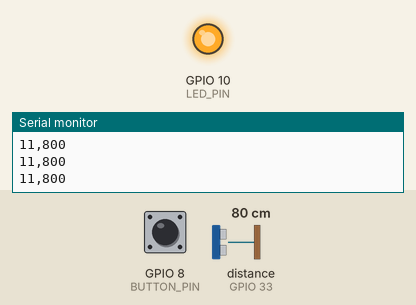
Recording of a program running on a simulated ESP32-C3. Parts: output pins drawn as LEDs (lit = HIGH), the last lines printed to the serial monitor. The test bench sets the inputs (shaded band); at power-on: GPIO 8 (BUTTON_PIN) LOW, distance to the obstacle (sensor on GPIO 33) 80 cm.

Above: at 6.4 s.
6.5 s: GPIO 8 (BUTTON_PIN) pulled HIGH for 1 s
At 7.6 s:
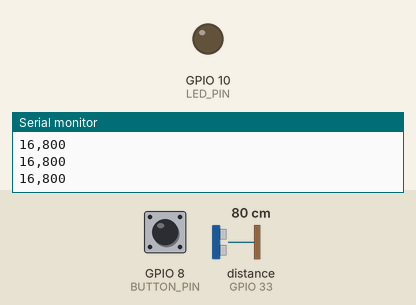
9.0 s: distance to the obstacle (sensor on GPIO 33) set to 53 cm
10.5 s: distance to the obstacle (sensor on GPIO 33) set to 46 cm
12.0 s: distance to the obstacle (sensor on GPIO 33) set to 17 cm
13.5 s: distance to the obstacle (sensor on GPIO 33) set to 14 cm
Timing chart, 0 to 16.0 s (numbered marks = the images above; inputs shaded):
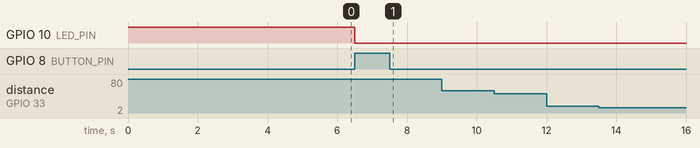

The program:

main.cpp
```cpp
// (licence header left out)
#define CLI_XIAO_ESP32C3
#if defined(CLI_XIAO_ESP32C3)

  //#define BUZZER_PIN D7 //Default 10. D9 is bad due to internal pulll-up. D6 is noisy at first buzzer.
  #define BUTTON_PIN 8
  //#define BUTTON_PIN_D9 D9
  #define LED_PIN 10 //Digital out Lowにしないと何故か1V程度ある
  /*
  //#define BUTTON_PIN_ D1
  #define LDO_PIN D1
  #define Vcc_MONITOR_PIN D3
  //#define DEEPSLEEP_WAKEUP_PIN D2
  #define PERIPHERAL_POWER_PIN D2
  #define ULTRASONIC_SIG_PIN D0
  #define SD1306_SDA D4
  #define SD1306_SCL D5
  //#define UART_PIN D6
  */


  //#define YOBI_PIN D9
  //static constexpr int LED_PIN = D6;
  //static constexpr int BUEER_PIN = D9;
  //static constexpr int BUTTON_PIN = D7;

  //#include <Wire.h>
  //#include "SSD1306Wire.h"
  //SSD1306Wire display(0x3c, SDA, SCL);


#endif


//#include <M5StickC.h>
//#define m5cp
//#define esp32s3
/*
#if defined (m5cp)
#include <M5StickCPlus.h>
#elif defined(esp32s3)
#include <Wire.h>
#endif
*/


/*#include <WiFi.h>
#include <WiFiClient.h>
#include <WiFiAP.h>
*/

/*
#include <AsyncTCP.h>
#include <ESPAsyncWebServer.h>
#include <HTTPClient.h>
#include <esp_wifi.h>
const char* ssid = "ESPAsyncWebServer";
const char* password = "";

//=====Web Server Setting=====
const char* PARAM_INPUT_1 = "output";
const char* PARAM_INPUT_2 = "state";
const char* PARAM_INPUT_3 = "rssi";
AsyncWebServer server(80);
String outputState(int output);

*/

//#include <VL53L0X.h>
#include "Ultrasonic.h"
#if defined(VL53L0X_h)
  VL53L0X sensor;
  TFT_eSprite img = TFT_eSprite(&M5.Lcd);
#elif defined(Ultrasonic_H)
  Ultrasonic ultrasonic(33);
#endif

//#include <Ticker.h>
//Ticker blinker;


#if defined(m5cp)
void LCD_state_init();
void LCD_state_stop();
void LCD_state_start();
void LCD_state_lap();
#endif

//void LED_ONOFF();
//void LED_ONOFF_Reverse(int LED_PIN);


String measureState= "init";
String measureStatePrev ="";
String vl53l0xStarterState= "init";
String vl53l0xStopperState= "init";
unsigned long elapsed_time_ms = 0;
float lap_time_ms = 0;
String rssi;

#if defined(m5cp)
int LED_PIN = 10;
int LED_PIN2 = 26;
#elif defined(CLI_XIAO_ESP32C3)
//int LED_PIN = 10;
#endif

boolean DEBUG_DISTANCE = true;
boolean HTTP_TIME_DEBUG = true;


String outputState(int output){
  if(digitalRead(output)){
    return "checked";
  }
  else {
    return "";
  }
}


//======vl53l0x========
int Duration;
uint16_t Distance;
unsigned long startMillis,stopMillis,millisPrevious=0;
boolean DEBUG_vl53l0x = 1;  //Serial Load is Heavy. If ON, sometimes unknown error happend. unknown character were printed.
#if defined(VL53L0X_h)
  int distanceThreshold = 1000; //mm
  int distanceThresholdLower = 200; //mm
  unsigned long millisPerRead = 20;
#elif defined(Ultrasonic_H)
  unsigned long millisPerRead = 10;
  int distanceThreshold = 1000; //mm
  int distanceThresholdLower = 5; //mm
#endif

portMUX_TYPE mutex = portMUX_INITIALIZER_UNLOCKED;

void setup(){
  #if defined(m5cp)
  M5.begin();

  M5.Lcd.setRotation(3);              // 画面の向きを変更（右横向き）Change screen orientation (left landscape orientation).
  M5.Axp.ScreenBreath(9);            // 液晶バックライト電圧設定 LCD backlight voltage setting.
  M5.Lcd.fillScreen(BLACK);           // 画面の塗りつぶし　Screen fill.
  LCD_state_init();
  #elif defined(CLI_XIAO_ESP32C3)


  #endif


  Serial.begin(115200);

  //WiFi感度劣化対策　https://twitter.com/uecken/likes
  //GPIO LOW出力で改善
  //pinMode(0,OUTPUT);
  //digitalWrite(0,LOW);


  //-----Digital Out for Debug-----
  pinMode(LED_PIN, OUTPUT);
  digitalWrite(LED_PIN, HIGH); //M5は初期値High、ESP32は初期値Low
  pinMode(BUTTON_PIN, INPUT); //XIAOはINPUT_PULLUP使えない?


#if defined(VL53L0X_h)
  //Init vl53l0x
  Wire.begin(0, 26, 100000);
  sensor.setTimeout(500);
  if (!sensor.init()) {
    img.setCursor(10, 10);
    img.print("Failed");
    img.pushSprite(0, 0);
    Serial.println("Failed to detect and initialize sensor!");
    while (1) {}
  }
  sensor.setMeasurementTimingBudget(20000); //50FPS.https://forum.pololu.com/t/high-speed-with-vl53l0x/16585/5
  sensor.startContinuous();
#endif
  startMillis = millis();
}


#if defined(m5cp)
void LCD_state_start(){
      M5.Lcd.setCursor(1, 65, 2);  //https://lang-ship.com/reference/unofficial/M5StickC/Tips/M5Display/
      M5.Lcd.setTextColor(WHITE, BLACK);
      M5.Lcd.printf("State: Start");
      M5.Lcd.setCursor(1, 85, 2);
      M5.Lcd.printf("RSSI:%s",rssi);
}

void LCD_state_lap(){
      //M5.Lcd.setCursor(1, 65, 2);  //https://lang-ship.com/reference/unofficial/M5StickC/Tips/M5Display/
      M5.Lcd.setTextColor(WHITE, BLACK);
      M5.Lcd.setCursor(1, 20, 2);
      M5.Lcd.printf("Lap-Time:%4.2f s  ",int(lap_time_ms)/1000.0);
      M5.Lcd.setCursor(1, 105, 2);
      M5.Lcd.printf("RSSI:%s (lapper)   ",rssi);
}


void LCD_state_init(){
  LCD_state_stop();
}

void LCD_state_stop(){
      M5.Lcd.setCursor(1, 1, 2);  //https://lang-ship.com/reference/unofficial/M5StickC/Tips/M5Display/
      M5.Lcd.setTextColor(WHITE, BLACK);
      M5.Lcd.printf("Stop-Time:%4.2f s  ",int(elapsed_time_ms)/1000.0);
      M5.Lcd.setCursor(1, 20, 2);
      M5.Lcd.printf("Lap-Time:%4.2f s  ",int(lap_time_ms)/1000.0);
      M5.Lcd.println();
      M5.Lcd.printf("Stop-Distance:%4d mm  ",int(Distance));
      M5.Lcd.setCursor(1, 65, 2);  //https://lang-ship.com/reference/unofficial/M5StickC/Tips/M5Display/
      M5.Lcd.setTextColor(WHITE, BLACK);
      M5.Lcd.printf("State: Stop  ");
      M5.Lcd.setCursor(1, 85, 2);
      M5.Lcd.printf("RSSI:%s (starter)   ",rssi);
}
#endif

/*
void LED_ONOFF(){
  digitalWrite(LED_PIN, !digitalRead(LED_PIN));
}


void LED_ONOFF_Reverse(int LED_PIN){
    pinMode(LED_PIN, OUTPUT);
    digitalWrite(LED_PIN, HIGH);
    delay(200);
    digitalWrite(LED_PIN, LOW);
}
*/

long millisPrevious_Distance_dbg = 0;
int Distance_prev = 0;
long Distance_dbg_intervalms = 2000l;

boolean button_state_prev;
boolean button_state;

void loop() {
  delay(1);
  if(digitalRead(BUTTON_PIN)==true && button_state_prev==false){
    measureState="measuring";
  }
  button_state_prev = digitalRead(BUTTON_PIN);

  if((millis() - millisPrevious) > millisPerRead){
    //===Measure Ultra Sonic===

    if(millisPrevious > 5000){ //初回スタート時間は5秒経過以降
      //===HTTP Get Check===
      //start received by http-get
      if ((measureStatePrev=="init"||measureStatePrev=="measured") && measureState=="measuring") {
          startMillis = millis();
          lap_time_ms = 0;
          digitalWrite(LED_PIN, LOW);
          #if defined(m5cp)
          LCD_state_start();
          #endif
      }

      //===Distance Check===
      if (measureState=="measuring" || (millis() - millisPrevious_Distance_dbg) > Distance_dbg_intervalms ) {
        portENTER_CRITICAL_ISR(&mutex);
        #if defined(VL53L0X_h)
          Distance = sensor.readRangeContinuousMillimeters();
        #elif defined(Ultrasonic_H)
          Distance = ultrasonic.MeasureInCentimeters()*10; // two measurements should keep an interval
        #endif
        portEXIT_CRITICAL_ISR(&mutex);
      }

      if (Duration>0) {
       if(DEBUG_vl53l0x){
         Serial.print(Distance);
         Serial.println(" mm");
       }
      }

      //Ultra Sonic Debug
      if(DEBUG_DISTANCE){
        Serial.print(millis() - millisPrevious);
        Serial.print(",");
        Serial.println(Distance);
      }

      if((millis() - millisPrevious_Distance_dbg) > Distance_dbg_intervalms ){
        #if defined(m5cp)
        M5.Lcd.setCursor(1, 50, 2);  //https://lang-ship.com/reference/unofficial/M5StickC/Tips/M5Display/
        M5.Lcd.setTextColor(WHITE, BLACK);
        M5.Lcd.printf("Distance: %d mm", Distance);
        #endif
        millisPrevious_Distance_dbg = millis();
      }


      //===HTTP Get Check===
      //stop received by http-get
      if (measureStatePrev=="measuring" && measureState=="measured") {
          stopMillis = millis();
          digitalWrite(LED_PIN, HIGH);
          #if defined(m5cp)
          LCD_state_stop();
          #endif
          elapsed_time_ms = stopMillis - startMillis;
          if(DEBUG_vl53l0x){
            Serial.print(startMillis);
            Serial.print(" ");
            Serial.println(stopMillis);
            Serial.print(" ");
            Serial.println(String(stopMillis - startMillis) + "ms");
            Serial.print(Distance);
            Serial.println(" mm");
          }

          //M5.Lcd.startWrite();
          //M5.Lcd.fillScreen(BLACK);
          //blinker.once_ms(10,LED_ONOFF);
          //M5.Lcd.endWrite();
          //M5.update();
      }

      //reset received by http-get
      else if (measureStatePrev=="measured" && measureState=="init") {
          #if defined(m5cp)
          LCD_state_start();
          #endif
      }

      //obstacle detected
      //else if(Distance < distanceThreshold && distanceThresholdLower < Distance){
      else if(abs(Distance - Distance_prev) > 300){
        if(measureState=="measuring"){
          //stop timer
          stopMillis = millis();
          elapsed_time_ms = stopMillis - startMillis;
          digitalWrite(LED_PIN, HIGH);
          #if defined(m5cp)
          LCD_state_stop();
          #endif

          if(DEBUG_vl53l0x){
            Serial.print(startMillis);
            Serial.print(",");
            Serial.println(stopMillis);
            Serial.print(",");
            Serial.print(String(stopMillis - startMillis) + "ms,");
            Serial.print(Distance);
            Serial.println(" mm");
          }

          measureState = "measured";
          vl53l0xStopperState = "detected";

          //blinker.once_ms(10,LED_ONOFF);
        }
      }

      //経過時間計算
      if(measureState=="measuring"){
        elapsed_time_ms = millis() - startMillis;
      }

    Distance_prev = Distance;
    measureStatePrev = measureState;
    }
    millisPrevious = millis();
  }
}
```

Measured:
- after the input at 6.5 s, GPIO 10 (LED_PIN): HIGH → LOW at once
